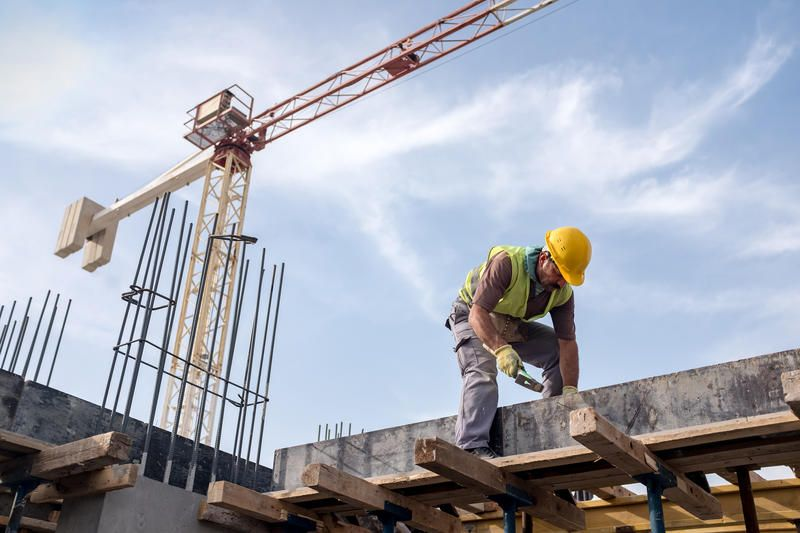
#> input picture datasets/my_vest_data/test/image/construction.jpg, 800 x 533 px
$ python resizing.py
#> lines starting #> are read from the running program, lines starting #| are printed output that depends on the picture
#!/usr/bin/env python3
# resizing.py

import os
from PIL import Image

# -------------------------------------------------------------------
# CONFIGURATION
# -------------------------------------------------------------------
BASE_DIR = "./datasets/my_vest_data/test"
SUBFOLDERS = ["image", "image-densepose", "agnostic-mask", "cloth"]
TARGET_SIZE = (512, 768)  # (width, height)
# -------------------------------------------------------------------


def resize_image_file(input_path: str, size: tuple, resample):
    """
    Open an image, convert to RGB (drop alpha), resize in-place.
    """
#> called with size = (512, 768), resample = 2
    # force RGB → drop any alpha channel
    img = Image.open(input_path).convert("RGB")
#> img is the input picture: PIL image 800x533 RGB; mean R, G, B 164.3, 168.3, 179.4
    img_resized = img.resize(size, resample=resample)
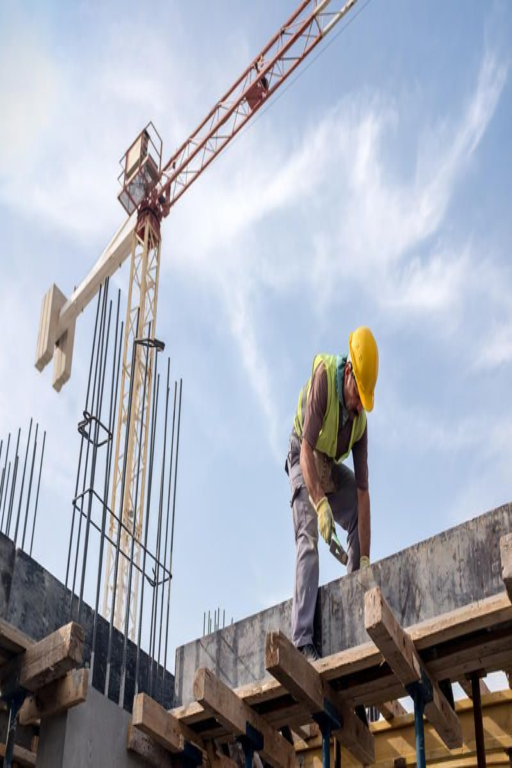
#> img_resized: PIL image 512x768 RGB; mean R, G, B 164.3, 168.3, 179.4
    img_resized.save(input_path)


def resize_folder(folder: str, size: tuple):
    """
    Walk through all files in a folder, resize each in-place.
    Use NEAREST for masks, BILINEAR for others.
    """
    folder_path = os.path.join(BASE_DIR, folder)
#> (the run stopped early here; a loop or call above may not have finished)
